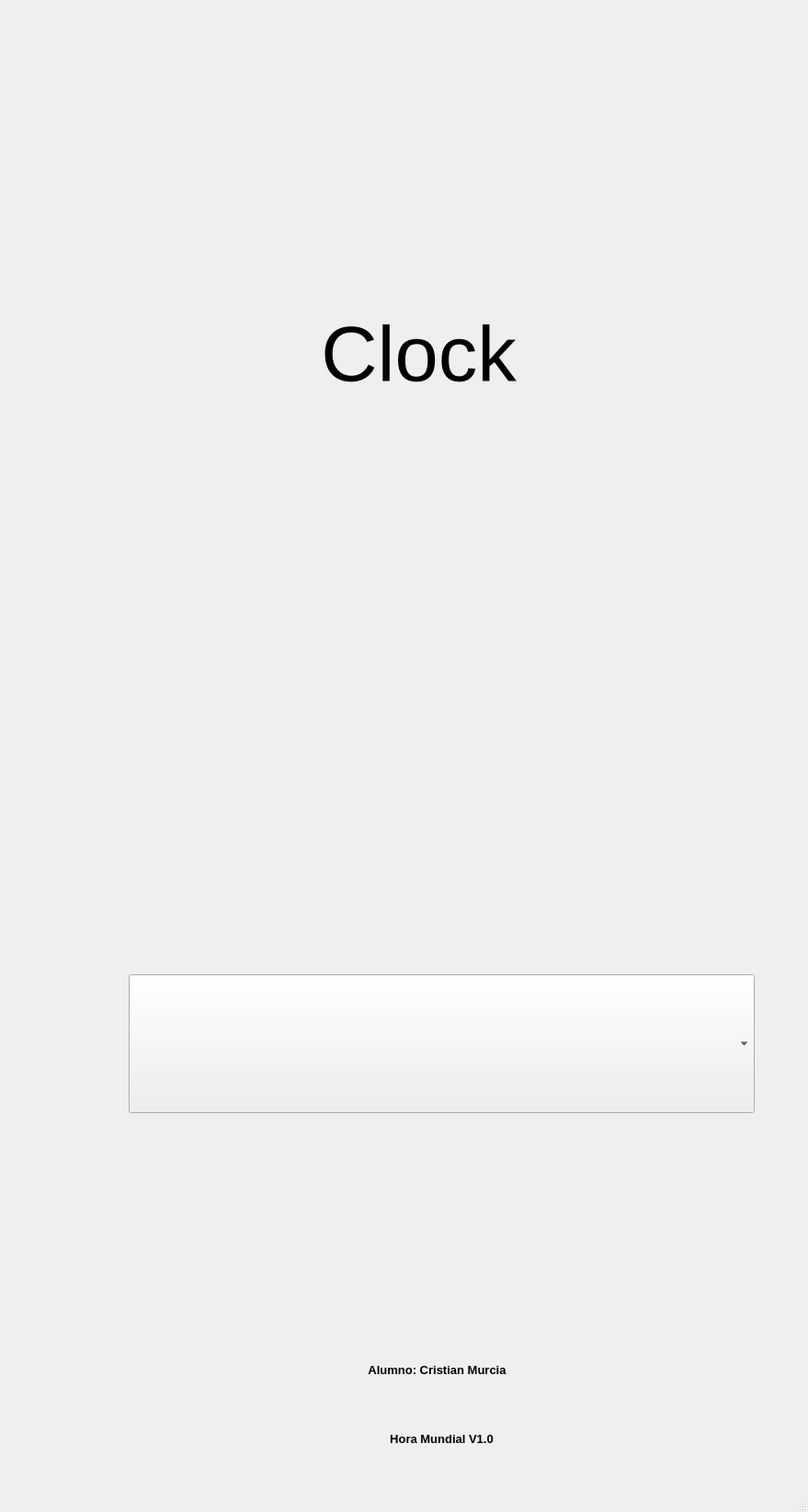
<?xml version="1.0" encoding="UTF-8"?>
<ui version="4.0">
 <class>MainWindow</class>
 <widget class="QMainWindow" name="MainWindow">
  <property name="geometry">
   <rect>
    <x>0</x>
    <y>0</y>
    <width>879</width>
    <height>1645</height>
   </rect>
  </property>
  <property name="windowTitle">
   <string>MainWindow</string>
  </property>
  <property name="layoutDirection">
   <enum>Qt::LeftToRight</enum>
  </property>
  <widget class="QWidget" name="centralwidget">
   <widget class="QLabel" name="DigitalClock">
    <property name="geometry">
     <rect>
      <x>50</x>
      <y>160</y>
      <width>811</width>
      <height>451</height>
     </rect>
    </property>
    <property name="minimumSize">
     <size>
      <width>791</width>
      <height>0</height>
     </size>
    </property>
    <property name="font">
     <font>
      <pointsize>64</pointsize>
     </font>
    </property>
    <property name="text">
     <string>Clock</string>
    </property>
    <property name="alignment">
     <set>Qt::AlignCenter</set>
    </property>
   </widget>
   <widget class="QComboBox" name="cmbPaises">
    <property name="geometry">
     <rect>
      <x>140</x>
      <y>1060</y>
      <width>681</width>
      <height>151</height>
     </rect>
    </property>
    <property name="font">
     <font>
      <family>Roboto</family>
      <pointsize>20</pointsize>
     </font>
    </property>
   </widget>
   <widget class="QLabel" name="label">
    <property name="geometry">
     <rect>
      <x>300</x>
      <y>1500</y>
      <width>361</width>
      <height>131</height>
     </rect>
    </property>
    <property name="font">
     <font>
      <pointsize>10</pointsize>
      <weight>75</weight>
      <bold>true</bold>
     </font>
    </property>
    <property name="text">
     <string>&lt;html&gt;&lt;head/&gt;&lt;body&gt;&lt;p align=&quot;center&quot;&gt;&lt;span style=&quot; font-size:10pt;&quot;&gt;Hora Mundial V1.0&lt;/span&gt;&lt;/p&gt;&lt;/body&gt;&lt;/html&gt;</string>
    </property>
    <property name="alignment">
     <set>Qt::AlignCenter</set>
    </property>
   </widget>
   <widget class="QLabel" name="label_2">
    <property name="geometry">
     <rect>
      <x>310</x>
      <y>1430</y>
      <width>331</width>
      <height>121</height>
     </rect>
    </property>
    <property name="font">
     <font>
      <pointsize>11</pointsize>
      <weight>75</weight>
      <bold>true</bold>
     </font>
    </property>
    <property name="text">
     <string>&lt;html&gt;&lt;head/&gt;&lt;body&gt;&lt;p align=&quot;center&quot;&gt;&lt;span style=&quot; font-size:10pt;&quot;&gt;Alumno: Cristian Murcia&lt;/span&gt;&lt;/p&gt;&lt;/body&gt;&lt;/html&gt;</string>
    </property>
    <property name="alignment">
     <set>Qt::AlignCenter</set>
    </property>
   </widget>
  </widget>
  <widget class="QMenuBar" name="menubar">
   <property name="geometry">
    <rect>
     <x>0</x>
     <y>0</y>
     <width>879</width>
     <height>21</height>
    </rect>
   </property>
  </widget>
  <widget class="QStatusBar" name="statusbar"/>
 </widget>
 <resources/>
 <connections/>
</ui>
